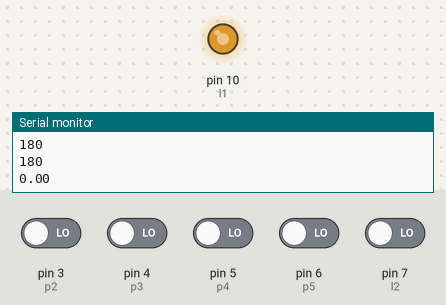
This sketch was run on a simulated Arduino Uno, built with avr-gcc and run on an emulated ATmega328P. On the bench: output pins drawn as LEDs (lit = HIGH), the last lines printed to the serial monitor. The inputs (shaded band) are chosen by the test bench; at power-on: pin 3 (p2), pin 4 (p3), pin 5 (p4), pin 6 (p5), pin 7 (l2) LOW. Pins used as bus, display or sensor lines are not drawn.

Above: at 1.2 s.
1.3 s: pin 3 (p2) driven HIGH
At 1.8 s:
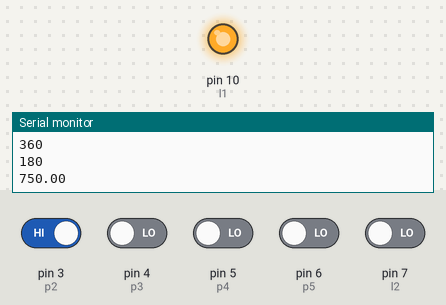
2.8 s: pin 3 (p2) driven LOW
At 4.0 s:
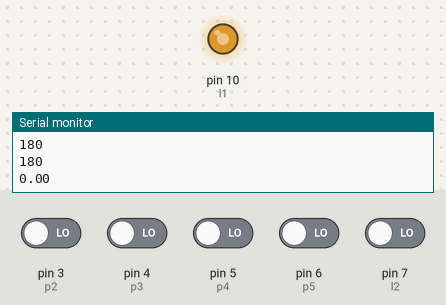
4.3 s: pin 4 (p3) driven HIGH
At 5.2 s:
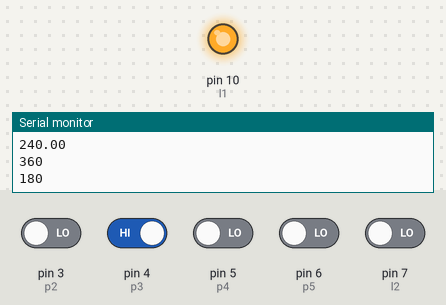
Timing chart, 0 to 7.3 s (numbered marks = the images above; inputs shaded):
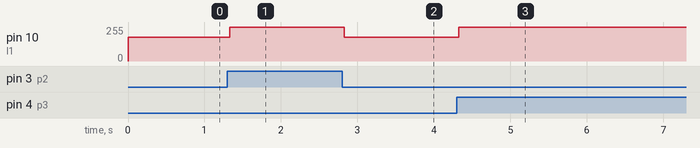

The sketch:

lineFollower.ino
```cpp
int l1 = 10;  //pin1 of leftMotor
int l2 = 7;  //pin2 of leftMotor

int r1 = 9; //pin1 of rightMotor
int r2 = 8; //pin2 of rightMotor

const int Max = 180;

// pins of IRarray
int p1 =  2;
int p2 =  3;
int p3 =  4;
int p4 =  5;
int p5 =  6;

int a[5];  //array to store sensor values

//PID variables
int error = 0;
int derivative = 0;
int integral = 0;
int lastError = 0;
float pidValue;
//PID constants
float Kp;
float Kd;
float Ki;


void setup()
{
  pinMode(l1, OUTPUT);
  pinMode(l2, LOW);
  pinMode(r1, OUTPUT);
  pinMode(r2, LOW);

  pinMode(p1, INPUT);
  pinMode(p2, INPUT);
  pinMode(p3, INPUT);
  pinMode(p4, INPUT);
  pinMode(p5, INPUT);

  Serial.begin(9600);
}


void loop()
{

  PID();
  //Serial.println(readSensor());


}


int readSensor()  //read the position of the bot
{
  for(int i=0; i<5; i++)
  {
    a[i] =!digitalRead(i+3); // read each sensor pin
    //Serial.println(a[i]);
  }
  int Position = (((100*a[0]) + (200*a[1]) + (300*a[2]) + (400*a[3]))/(a[0] + a[1] +a[2] + a[3]));  //average of the scaled sensor values
  return Position;
  //Serial.println(Position); //print position
}

void PID()
{


  int pos = readSensor();
  error = pos - 250;
  derivative = error - lastError;
  integral = error + integral;

  lastError = error;

  Kp = 15;
  Kd = 1;
  Ki = 0;

  pidValue = (Kp*error) + (Kd*derivative) + (Ki*integral);

  Serial.println(pidValue);

  //Max = 200; // Maximum speed

  if(pidValue > Max)
  {
    pidValue = Max;
  }
  if(pidValue< -Max)
  {
    pidValue = -1*Max;
  }


  if(pidValue<0)
  {
    setMotors(Max, Max-pidValue);
  }
  else
  {
    setMotors(Max+pidValue, Max);
  }


}

void setMotors(int l, int r)
{
  Serial.println(l);
  Serial.println(r);
  analogWrite(l1,l);
  analogWrite(r1,r);
}
```

Measured:
- after the input at 1.3 s, pin 10 (l1): 180/255 → 255/255 at once
- after the input at 2.8 s, pin 10 (l1): 255/255 → 180/255 at once
- after the input at 4.3 s, pin 10 (l1): 180/255 → 255/255 at once
